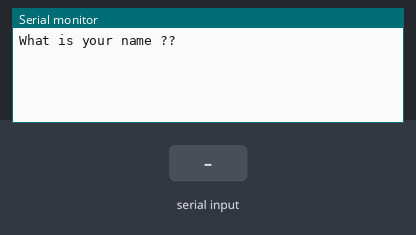
Recording of a sketch running on a simulated Arduino Uno, built with avr-gcc and run on an emulated ATmega328P. On the bench: the last lines printed to the serial monitor. The inputs (shaded band) are chosen by the test bench.

Above: at 1.2 s.
1.3 s: "1" received over Serial
At 3.5 s:
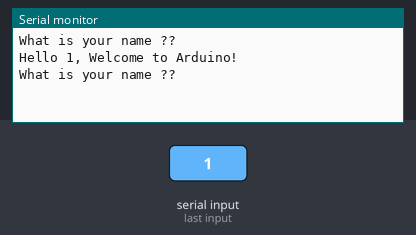
3.8 s: "0" received over Serial
At 5.2 s:
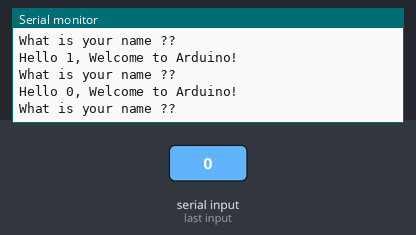
5.3 s: "2" received over Serial
At 7.7 s:
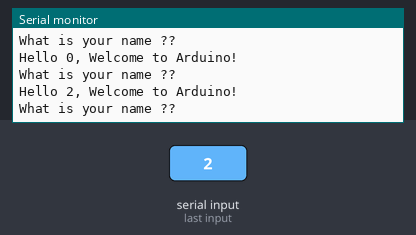

The sketch:

code.ino
```cpp
String myName;
String msg = "What is your name ??";
String msg2 = "Hello ";
String msg3 = ", Welcome to Arduino!";

void setup(){
  Serial.begin(9600);
}

void loop(){
  Serial.println(msg);
  while(Serial.available() == 0){

  }
  myName = Serial.readString();
  Serial.print(msg2);
  Serial.print(myName);
  Serial.println(msg3);
}
```

Measured:
- after the input at 1.3 s, the serial monitor: prints a new line after 1.0 s (image 1)
- after the input at 3.8 s, the serial monitor: prints a new line after 1.0 s (image 2)
- after the input at 5.3 s, the serial monitor: prints a new line after 1.0 s (image 3)
